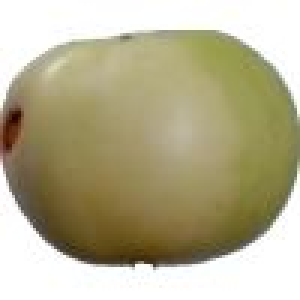
#> input picture Datasets/fruits-360_dataset_100x100/fruits-360/Training/Apple 6/r0_306_100.jpg, 100 x 100 px (shown 3 times larger); its folder holds only this picture in this run
$ jupyter execute --allow-errors DeepLearning.ipynb
#> lines starting #> are read from the running program, lines starting #| are printed output that depends on the picture
#> pass 2 of the loop in get_all_fruits, `for fruit_folder in os.listdir(training_path):`:
[cell 1]
import numpy as np  # Sayısal işlemler ve matris manipülasyonu için kullanılır.
import cv2  # Görüntü işleme işlemleri için OpenCV kütüphanesi.
import glob  # Belirli bir desene uyan dosya isimlerini almak için kullanılır.
import os  # Dosya ve dizin işlemleri için gerekli.
import matplotlib.pyplot as plt  # Grafik çizimleri ve veri görselleştirme için kullanılır.
import string  # String işlemleri için standart kütüphane.
from mlxtend.plotting import plot_decision_regions  # Karar sınırlarını görselleştirmek için kullanılır.
from mpl_toolkits.mplot3d import Axes3D  # 3D grafik çizimleri için kullanılır.
from sklearn.decomposition import PCA  # Principal Component Analysis (PCA) uygulamak için.
from sklearn.preprocessing import StandardScaler  # Verileri ölçeklendirmek (normalize etmek) için kullanılır.
from sklearn.neighbors import KNeighborsClassifier  # K-Nearest Neighbors (KNN) algoritmasını uygulamak için.
from sklearn.tree import DecisionTreeClassifier  # Karar ağacı algoritmasını uygulamak için.
from sklearn.model_selection import train_test_split, cross_val_score  # Veri setini eğitim/test olarak ayırmak ve çapraz doğrulama yapmak için.
from sklearn.utils.multiclass import unique_labels  # Sınıf etiketlerini almak için kullanılır.
from sklearn import metrics  # Model değerlendirme metrikleri (accuracy, precision, recall, vs.) için.
from sklearn.svm import SVC  # Destek Vektör Makineleri (Support Vector Classifier) algoritmasını uygulamak için.
from imblearn.over_sampling import RandomOverSampler

from sklearn.ensemble import RandomForestClassifier, BaggingClassifier
from lightgbm import LGBMClassifier
from xgboost import XGBClassifier
from sklearn.metrics import accuracy_score, classification_report, confusion_matrix
import time

[cell 2]
# print(os.listdir("Datasets"))

[cell 3]
def load_images(fruits, folder_path, data_type, dim, print_n=False):
    """
    Belirli meyve sınıflarını yükler.

    Args:
        fruits (list): Yüklenmesi gereken meyve sınıflarının isimleri.
        folder_path (str): Eğitim veya test verilerinin ana klasör yolu.
        data_type (str): "Training" veya "Test" klasörünü seçmek için.
        dim (int): Görsellerin yeniden boyutlandırılacağı hedef boyut (dim x dim).
        print_n (bool): Yüklenen her sınıfın görsel sayısını yazdırmak için.

    Returns:
        images (numpy array): Yüklenen görseller.
        labels (numpy array): Görsellerin sınıf etiketleri (sayısal format).
    """
#> called with data_type = 'Training', dim = 50, print_n = True
    images = []
    labels = []
    path = os.path.join(folder_path, data_type)  # Ana yolun altındaki "Training" veya "Test" klasörünü seç

    # Seçili meyve sınıflarını tara
    for i, fruit in enumerate(fruits):
        fruit_path = os.path.join(path, fruit)  # Her sınıf için alt klasör yolu
        j = 0  # Bu sınıf için yüklenen görsel sayısını takip etmek için

        # Bu meyveye ait tüm görselleri tara
        for image_path in glob.glob(os.path.join(fruit_path, "*.jpg")):
            # Görseli yükle
            image = cv2.imread(image_path, cv2.IMREAD_COLOR)
#> image is the input picture: shape (100, 100, 3); mean B, G, R 145.3, 175.8, 182.4
            if image is not None:
                # Görselleri yeniden boyutlandır
                image = cv2.resize(image, (dim, dim))
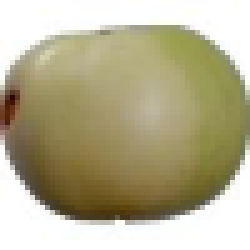
#> image: shape (50, 50, 3) (shown 5 times larger); mean B, G, R 145.4, 175.9, 182.5
                # Görsel ve etiket listelerine ekle
                images.append(image)
                labels.append(i)  # Etiket olarak sayısal sınıf numarası ekle
                j += 1

        # Her sınıf için yüklenen görsel sayısını yazdır (isteğe bağlı)
        if print_n:
            print(f"{data_type.upper()} klasöründe {fruit.upper()} için {j} görsel yüklendi.")
#> pass 2 of the loop in load_images, `for i, fruit in enumerate(fruits):`:
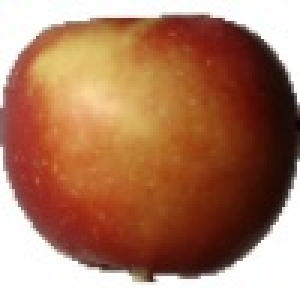
#> input picture Datasets/fruits-360_dataset_100x100/fruits-360/Training/Apple Braeburn 1/230_100.jpg, 100 x 100 px (shown 3 times larger)
#> in load_images, image is the input picture: shape (100, 100, 3); mean B, G, R 98.8, 124.6, 172.9
#> in load_images, `image = cv2.resize(image, (dim, dim))`:
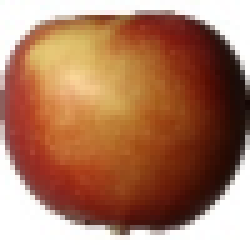
#> image: shape (50, 50, 3) (shown 5 times larger); mean B, G, R 98.9, 124.7, 173
#> pass 2 of the loop in load_images, `for i, fruit in enumerate(fruits):`:

    # Listeleri numpy array formatına çevir
    images = np.array(images)
    labels = np.array(labels)
    return images, labels

def get_all_fruits(folder_path):
    """
    Eğitim klasöründen tüm meyve sınıflarını otomatik olarak bulur.

    Args:
        folder_path (str): Eğitim verilerinin ana klasör yolu.

    Returns:
        fruits (list): Tüm meyve sınıflarının isimlerini içeren liste.
    """
    fruits = []
    training_path = os.path.join(folder_path, "Training")
    for fruit_folder in os.listdir(training_path):
        if os.path.isdir(os.path.join(training_path, fruit_folder)):
            fruits.append(fruit_folder)
    return fruits

[cell 4]
# Ana yol ve görsellerin hedef boyutu
dataset_path = "Datasets/fruits-360_dataset_100x100/fruits-360"
dim = 50

# Tüm sınıfları otomatik olarak alın
all_fruits = get_all_fruits(dataset_path)

[cell 5]
train_images, train_labels = load_images(all_fruits, dataset_path, "Training", dim, print_n=True)
test_images, test_labels = load_images(all_fruits, dataset_path, "Test", dim, print_n=True)

[cell 6]
# Yükleme sonucunu kontrol et
print(f"Eğitim Görselleri: {train_images.shape}, Etiketler: {train_labels.shape}") # Gorsel sayisi, width (100), height (100), Renk kanal sayisi (RGB = 3)
#| Eğitim Görselleri: (3, 50, 50, 3), Etiketler: (3,)
print(f"Test Görselleri: {test_images.shape}, Etiketler: {test_labels.shape}") # Gorsel sayisi,
#| Test Görselleri: (3, 50, 50, 3), Etiketler: (3,)

[cell 7]
# Bir görseli seçmek için, örneğin ilk görseli gösterelim
plt.imshow(cv2.cvtColor(train_images[0], cv2.COLOR_BGR2RGB))  # BGR formatından RGB'ye dönüştürme
plt.axis('off')  # Eksenleri kapat
plt.show()

[cell 8]
# PCA

# 1. Görselleri Düzleştirme
# PCA'nın çalışması için 3D görselleri (height, width, channels) düz bir vektöre çevirmemiz gerekiyor.
train_images_flattened = train_images.reshape(train_images.shape[0], -1)  # (num_samples, dim*dim*3)
test_images_flattened = test_images.reshape(test_images.shape[0], -1)

# 2. Verileri Standardize Etme
# PCA öncesinde veriler normalize edilmeli.
scaler = StandardScaler()
train_images_scaled = scaler.fit_transform(train_images_flattened)
test_images_scaled = scaler.transform(test_images_flattened)

# 3. PCA Uygulama
# Veriyi 50 bileşene indiriyoruz (örnek olarak). Bu değeri artırıp/azaltarak test edebiliriz.
batch_size = 10000  # Her seferinde 10.000 örnek işle
pca = PCA(n_components=50)

# PCA'yı parça parça uygula
train_images_pca = []
#> (the rest of this cell did not finish here and is left out)

#> (a cell that did not finish here is left out)

[cell 10]
# PCA öncesindeki veri boyutlarını yazdır
print(f"PCA öncesinde eğitim verisi boyutu: {train_images_scaled.shape}")  # (örnek sayısı, özellik sayısı)
#| PCA öncesinde eğitim verisi boyutu: (3, 7500)
print(f"PCA öncesinde test verisi boyutu: {test_images_scaled.shape}")    # (örnek sayısı, özellik sayısı)
#| PCA öncesinde test verisi boyutu: (3, 7500)

# PCA sonrası veri boyutlarını yazdır
#> (the rest of this cell did not finish here and is left out)

#> (a cell that did not finish here is left out)

[cell 12]
################################################################################################################################
################################################################################################################################
# ESKI KODLAR BASLANGIC
################################################################################################################################
###############################################################################################################################

#> (a cell that did not finish here is left out)

[cell 14]
# Eğitim ve test dizinlerini belirleyin
train_path = "Datasets/fruits-360_dataset_100x100/fruits-360/Training"
test_path = "Datasets/fruits-360_dataset_100x100/fruits-360/Test"

[cell 15]
def load_images_from_folder(folder_path, dim):
#> called with dim = 50
    images = []
    labels = []

    # Klasör içindeki her sınıfı dolaş
    for class_folder in os.listdir(folder_path):
        class_path = os.path.join(folder_path, class_folder)

        if os.path.isdir(class_path):
            # Her görseli yükle
            for image_file in os.listdir(class_path):
                img_path = os.path.join(class_path, image_file)
                img = cv2.imread(img_path)

                if img is not None:
                    # Görselleri hedef boyuta yeniden ölçeklendir
                    img = cv2.resize(img, (dim, dim))
                    images.append(img)
                    labels.append(class_folder)  # Sınıf adını etiket olarak kaydet
#> pass 2 of the loop in load_images_from_folder, `for class_folder in os.listdir(folder_path):`:

    return np.array(images), np.array(labels)

# Eğitim ve test verilerini yükle
train_images, train_labels = load_images_from_folder(train_path, dim)
#> (the rest of this cell did not finish here and is left out)
